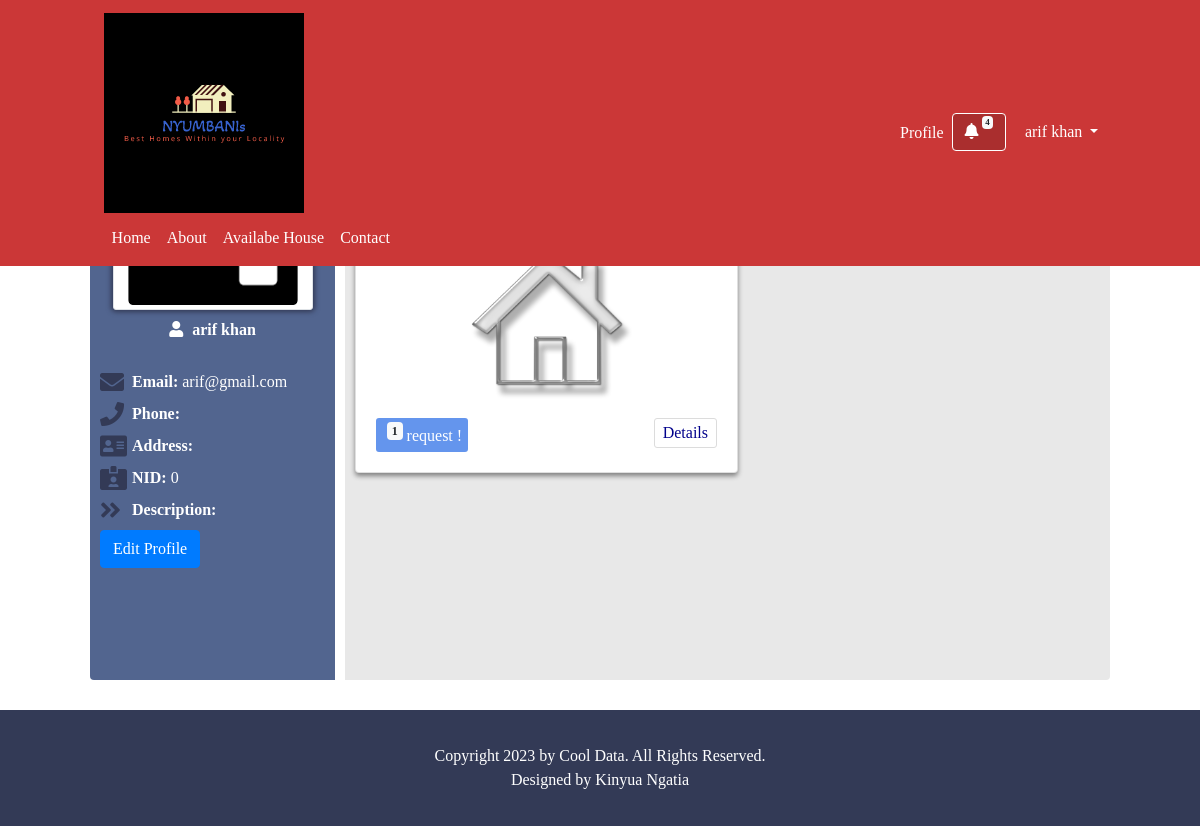
The page /tenant_profile.php?tenant_id=52 (signed in) on the database its author committed.
### tables this page shows
CREATE TABLE `tbl_user` (
  `id` int(11) NOT NULL,
  `user` enum('owner','tenant') DEFAULT NULL,
  `fname` varchar(32) NOT NULL,
  `lname` varchar(32) NOT NULL,
  `email` varchar(52) NOT NULL,
  `password` varchar(152) NOT NULL,
  `nid` int(20) NOT NULL,
  `address` text NOT NULL,
  `pic` varchar(32) NOT NULL,
  `phone_number` varchar(20) NOT NULL,
  `account` int(10) NOT NULL,
  `description` text NOT NULL
);

CREATE TABLE `tbl_house` (
  `id` int(50) NOT NULL,
  `owner_id` int(50) NOT NULL,
  `tenant_id` int(50) NOT NULL,
  `address` text NOT NULL,
  `road_no` varchar(252) NOT NULL,
  `house_no` varchar(252) NOT NULL,
  `rental_value` varchar(50) NOT NULL,
  `house_type` varchar(50) NOT NULL,
  `floor` varchar(252) NOT NULL,
  `bedroom` varchar(50) NOT NULL,
  `dinning_room` varchar(52) NOT NULL,
  `bathroom` varchar(50) NOT NULL,
  `kitchen` varchar(52) NOT NULL,
  `balconies` varchar(52) NOT NULL,
  `description` text NOT NULL,
  `active_status` int(11) NOT NULL,
  `img_1` varchar(252) NOT NULL,
  `img_2` varchar(252) NOT NULL,
  `img_3` varchar(252) NOT NULL
);

### lib/Session.php (called while the page is built, shortened)
<?php
  class Session
  {
    public static function get($key){
      if(isset($_SESSION[$key])){
        return $_SESSION[$key];
      }
      else{
        return false;
      }
    }
  }
 ?>

### Controller/baseController.php (called while the page is built, shortened)
<?php
  include_once 'lib/Database.php';
  class Basecontroller
  {
    public function __construct()
    {
      $this->db = new Database();
    }
  }
 ?>

### lib/Database.php (called while the page is built, shortened)
<?php
  class Database
  {
    private $hostdb = 'localhost';
    private $userdb = 'root1';
    private $passdb = 'root1234';
    private $namedb = 'houserent';
    function __construct()
    {
      if (!isset($link)) {
        try {
          $pdo = new PDO("mysql:host=".$this->hostdb.";dbname=".$this->namedb,$this->userdb,$this->passdb);
          $pdo->setAttribute(PDO::ATTR_ERRMODE, PDO::ERRMODE_EXCEPTION);
          $pdo->exec("SET CHARACTER SET utf8");
          $this->link = $pdo;
        } catch (PDOException $e) {
          die("Failed to Connect with Database.".$e->getMessage());
        }
      }
    }
  }
 ?>

### Controller/Homecontroller.php (called while the page is built, shortened)
<?php
  include_once 'Controller/baseController.php';
  class Homecontroller extends Basecontroller
  {
    public function gethomeDetailsbyTenant($id)
    {
      $sql = 'select * from tbl_house where tenant_id=:id order by id DESC';
      $query = $this->db->link->prepare($sql);
      $query->bindValue(':id',$id);
      $query->execute();
      $result = $query->fetchAll();
      return $result;
    }
    public function totalRequest($houseid)
    {
      $sql = "select * from tbl_rentrequest where house_id=:house_id";
      $query = $this->db->link->prepare($sql);
      $query->bindValue(':house_id',$houseid);
      $query->execute();
      $result = $query->fetchAll(PDO::FETCH_ASSOC);
      return $result;
    }
    public function getUser($id)
    {
      $sql = "select * from tbl_user where id=:id";
      $query = $this->db->link->prepare($sql);
      $query->bindParam('id',$id,PDO::PARAM_INT);
      $query->execute();
      $result = $query->fetchObject(__CLASS__);
      return $result;
    }
  }

### tenant_profile.php (the view, shortened to what this page needs)
<?php
  include 'inc/header.php';
  include 'inc/navbar.php';
  include 'Controller/Homecontroller.php';
?>
<?php
  $home = new Homecontroller();
  $id=0;
  if(isset($_GET['tenant_id'])){
    $id = $_GET['tenant_id'];
  }
  $user = $home->getUser($id);
 ?>
<div class="profile_area">
  <div class="profile_main container">
    <div class="inner_profile row">
      <div class="left_profile col-sm-3">
        <div class="left_profile_inner">
          <div class="profile_title">
            <div class="profile_image">
            </div>
            <p class="text-center"> <i class="fas fa-user" style="margin-right:5px;"></i> <?php echo Session::get('fname')." ".Session::get('lname'); ?> </p>
          </div>
          <div class="profile_nav">
            <ul class="main_profile_nav">
              <li> <i class="fas fa-envelope"></i> <strong>Email:</strong> <?php if(isset($user->email)) echo $user->email; ?> </li>
              <li> <i class="fas fa-phone"></i> <strong>Phone:</strong> <?php if(isset($user->phone_number)) echo $user->phone_number; ?> </li>
              <li> <i class="fas fa-address-card"></i> <strong>Address:</strong> <?php if(isset($user->address)) echo $user->address; ?> </li>
              <li> <i class="fas fa-id-card-alt"></i> <strong>NID:</strong> <?php if(isset($user->nid)) echo $user->nid; ?> </li>
              <li> <i class="fas fa-angle-double-right"></i> <strong>Description:</strong> <p class="text-justify"><?php if(isset($user->description)) echo $user->description; ?></p> </li>
            </ul>
            <?php
              if(Session::get('user_id') == $id){
             ?>
            <ul class="extra_nav">
              <li> <a class="btn btn-primary" href="editprofile.php?id=<?php echo Session::get('user_id'); ?>">Edit Profile</a> </li>
            </ul>
          <?php } ?>
          </div>
        </div>
      </div>
      <div class="right_profile col-sm-9">
        <div class="right_profile_inner">
          <div class="house_main">
            <div class="available_house col-sm-12">
              <h4>Your Current Booked Home</h4>
<?php
  $home = new Homecontroller();
  $ava_home = $home->gethomeDetailsbyTenant($id);
 ?>
              <div class="all_house row">
      <?php
      if(count($ava_home) > 0) {
        foreach ($ava_home as $house){
        $houseid = $house['id'];
        $total_req = $home->totalRequest($houseid);
       ?>
                <div class="single_house card">
                  <div class="single_house_inner card-body">
                    <div class="house_title">
                      <p style="font-weight:600;">  <i class="fas fa-map-marker-alt"></i> <?php echo $house['address']; ?> </p>
                      <p class="rent"> <i class="fas fa-money-check-alt"></i> <?php echo $house['rental_value']; ?> </p>
                    </div>
                    <div class="house_img">
                      <img src="assets/images/house/house29.png" alt="House">
                    </div>
                    <?php
                      if ($house['active_status'] == 1) {
                        $getuser = $home->getUser($house['tenant_id']);
                    ?>
                      <p style="overflow:hidden;">Booked By <a href="" style="font-weight:strong;margin:0px;float:none;border:none;"><?php echo $getuser->fname.' '.$getuser->lname; ?></a> </p>
                    <?php
                      }else if(is_array($total_req) && count($total_req) > 0){ ?>
                    <p style="display:inline-block;margin-top:10px;padding:4px 6px;color:#fff;border-radius:3px;background-color:cornflowerblue;"><span style="margin-left:5px;" class="badge badge-light"> <?php echo count($total_req); ?></span> request !</p>
                  <?php } ?>
                    <a href="housedetails.php?house_id=<?php echo $house['id']; ?>">Details</a>
                  </div>
                </div>
        <?php } }else{ echo "You havn't any availabe/free room."; } ?>
              </div>
            </div>
          </div>
        </div>
      </div>
    </div>
  </div>
</div>
<?php
  include 'inc/footer.php';
?>

### assets/css/style.css (style rules this page uses)
.container { padding: 0px; max-width: 85%; }
body { font-family: poppins; }
h1,h2,h3,h4,h5,p,ul,.row { padding: 0px; margin: 0px; }
[class*="col-"] { padding-left: 0 !important; padding-right: 0 !important; }
ul { list-style: none; }
.left_profile_inner { background-color: #52658f; border-radius: 4px 0px 0px 4px; padding: 10px; color: #fff; margin-right: 10px; height: 100%; }
.left_profile_inner a { color: #fff; }
.right_profile_inner { min-height: 600px; background-color: #e8e8e8; border-radius: 0px 4px 4px 0px; padding: 10px; }
.left_profile_inner .profile_image { height: 220px; width: 200px; margin: 0px auto; }
.left_profile_inner .profile_title { margin-bottom: 20px; }
.profile_main { padding: 30px 0px; }
.profile_title p { padding: 8px 0px; font-size: 16px; font-weight: 600; }
.available_house h4 { margin-bottom: 10px; }
.available_house { margin-bottom: 20px; }
.all_house { display: grid; grid-template-columns: auto auto auto; grid-column-gap: 20px; grid-row-gap: 20px; }
.single_house { box-shadow: 0px 3px 5px 0px grey; transition: 0.4s; cursor: pointer; }
.single_house_inner a { padding: 2px 8px; border: 1px solid gainsboro; border-radius: 3px; color: darkblue; float: right; margin-top: 10px; transition: 0.4s; }
.house_img { height: 180px; width: 180px; margin: 0px auto; }
.house_img img { height: 100%; width: 100%; }
.profile_main { margin-top: 50px; }
.main_profile_nav li { margin-bottom: 8px; }
.main_profile_nav li i { width: 28px; color: #333a56; font-size: 24px; vertical-align: bottom; }
.rent { background-color: lavender; padding: 15px 10px; border-radius: 3px; }
.badge { vertical-align: super; }

### rows shown on the page
tbl_user: email "arif@gmail.com", nid "0"
tbl_house: count($total_req) "1"

### other values the page prints
count($allmsg) "4"
Session::get('fname') "arif"
Session::get('lname') "khan"
